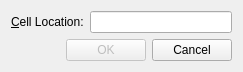
<?xml version="1.0" encoding="UTF-8"?>
<ui version="4.0">
 <class>Demo03_UI01_Dlg</class>
 <widget class="QDialog" name="Demo03_UI01_Dlg">
  <property name="geometry">
   <rect>
    <x>0</x>
    <y>0</y>
    <width>243</width>
    <height>71</height>
   </rect>
  </property>
  <property name="windowTitle">
   <string>Go To Cell</string>
  </property>
  <layout class="QVBoxLayout" name="verticalLayout">
   <item>
    <layout class="QHBoxLayout" name="horizontalLayout">
     <item>
      <widget class="QLabel" name="lbl">
       <property name="text">
        <string>&amp;Cell Location:</string>
       </property>
       <property name="buddy">
        <cstring>lineEdit</cstring>
       </property>
      </widget>
     </item>
     <item>
      <widget class="QLineEdit" name="lineEdit"/>
     </item>
    </layout>
   </item>
   <item>
    <layout class="QHBoxLayout" name="horizontalLayout_2">
     <item>
      <spacer name="horizontalSpacer">
       <property name="orientation">
        <enum>Qt::Horizontal</enum>
       </property>
       <property name="sizeHint" stdset="0">
        <size>
         <width>40</width>
         <height>20</height>
        </size>
       </property>
      </spacer>
     </item>
     <item>
      <widget class="QPushButton" name="okBtn">
       <property name="enabled">
        <bool>false</bool>
       </property>
       <property name="text">
        <string>OK</string>
       </property>
       <property name="default">
        <bool>true</bool>
       </property>
      </widget>
     </item>
     <item>
      <widget class="QPushButton" name="cancelBtn">
       <property name="text">
        <string>Cancel</string>
       </property>
      </widget>
     </item>
    </layout>
   </item>
  </layout>
 </widget>
 <tabstops>
  <tabstop>lineEdit</tabstop>
  <tabstop>okBtn</tabstop>
  <tabstop>cancelBtn</tabstop>
 </tabstops>
 <resources/>
 <connections>
  <connection>
   <sender>cancelBtn</sender>
   <signal>clicked()</signal>
   <receiver>Demo03_UI01_Dlg</receiver>
   <slot>accept()</slot>
   <hints>
    <hint type="sourcelabel">
     <x>193</x>
     <y>50</y>
    </hint>
    <hint type="destinationlabel">
     <x>243</x>
     <y>8</y>
    </hint>
   </hints>
  </connection>
 </connections>
</ui>
